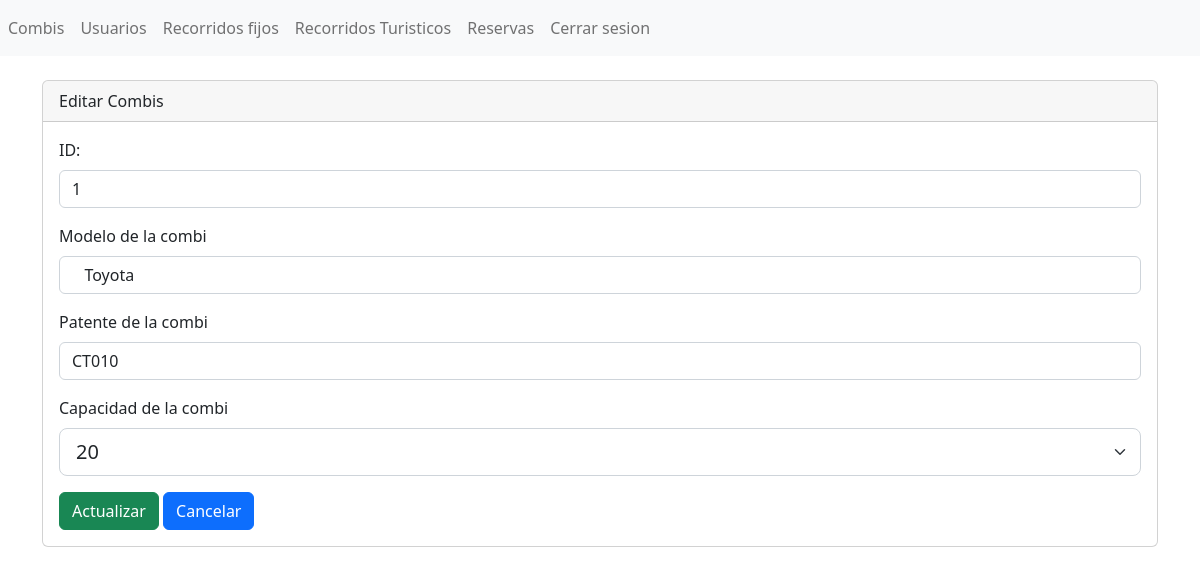
The app's page /administrador/secciones/combis/editar.php?txtID=1 (signed in) with its own data.
### tables this page shows
CREATE TABLE `combis` (
  `id` int(11) NOT NULL,
  `modelo_combi` varchar(100) NOT NULL,
  `patente_combi` varchar(100) NOT NULL,
  `capacidad_combi` int(11) NOT NULL
);

### administrador/secciones/combis/editar.php (the view, shortened to what this page needs)
<?php include("../../configuracion/bd.php");
if (isset($_GET['txtID'])) {
    $txtID = $_GET['txtID'];
    $query = "SELECT * FROM combis WHERE id = '$txtID' ";
    $consulta = mysqli_query($conn, $query);
    $lectura = mysqli_fetch_array($consulta);
}
?>
<?php include("../../templates/cabecera.php");
?>
<br>
<div class="card">
    <div class="card-header">
        Editar Combis
    </div>
    <div class="card-body">
        <form action="claseCombi.php?txtID=<?php echo $txtID; ?>" method="post" enctype="multipart/form-data">
            <div class="mb-3">
                <label for="txtID" class="form-label">ID:</label>
                <input type="text" value="<?php echo $txtID; ?>" class="form-control" readonly name="txtID" id="txtID" aria-describedby="helpId" placeholder="ID">
            </div>
            <div class="mb-3">
                <label for="ModeloMod" class="form-label">Modelo de la combi</label>
                <input type="text" value="<?php echo $lectura['modelo_combi']; ?>" class="form-control" name="ModeloMod" id="ModeloMod" aria-describedby="helpId" placeholder="Ingresa el modelo de la combi">
            </div>
            <div class="mb-3">
                <label for="PatenteMod" class="form-label">Patente de la combi</label>
                <input type="text" value="<?php echo $lectura['patente_combi']; ?>" class="form-control" name="PatenteMod" id="PatenteMod" aria-describedby="helpId" placeholder="Ingrese la patente de la combi">
            </div>
            <div class="mb-3">
                <label for="capacidadCombi" class="form-label">Capacidad de la combi</label>
                <select class="form-select form-select-lg" name="capacidadCombi" required id="capacidadCombi">
                    <option <?php echo ($lectura['capacidad_combi']) ? "selected" : ""; ?>><?php echo ($lectura['capacidad_combi']); ?></option>
                </select>
            </div>
            <button type="submit" name="actualizar" class="btn btn-success">Actualizar</button>
            <a name="" id="" class="btn btn-primary" href="index.php" role="button">Cancelar</a>
        </form>
    </div>
    <?php include("../../templates/pie.php"); ?>

### records on screen
combis: ModeloMod "Toyota", PatenteMod "CT010", capacidadCombi "20"
